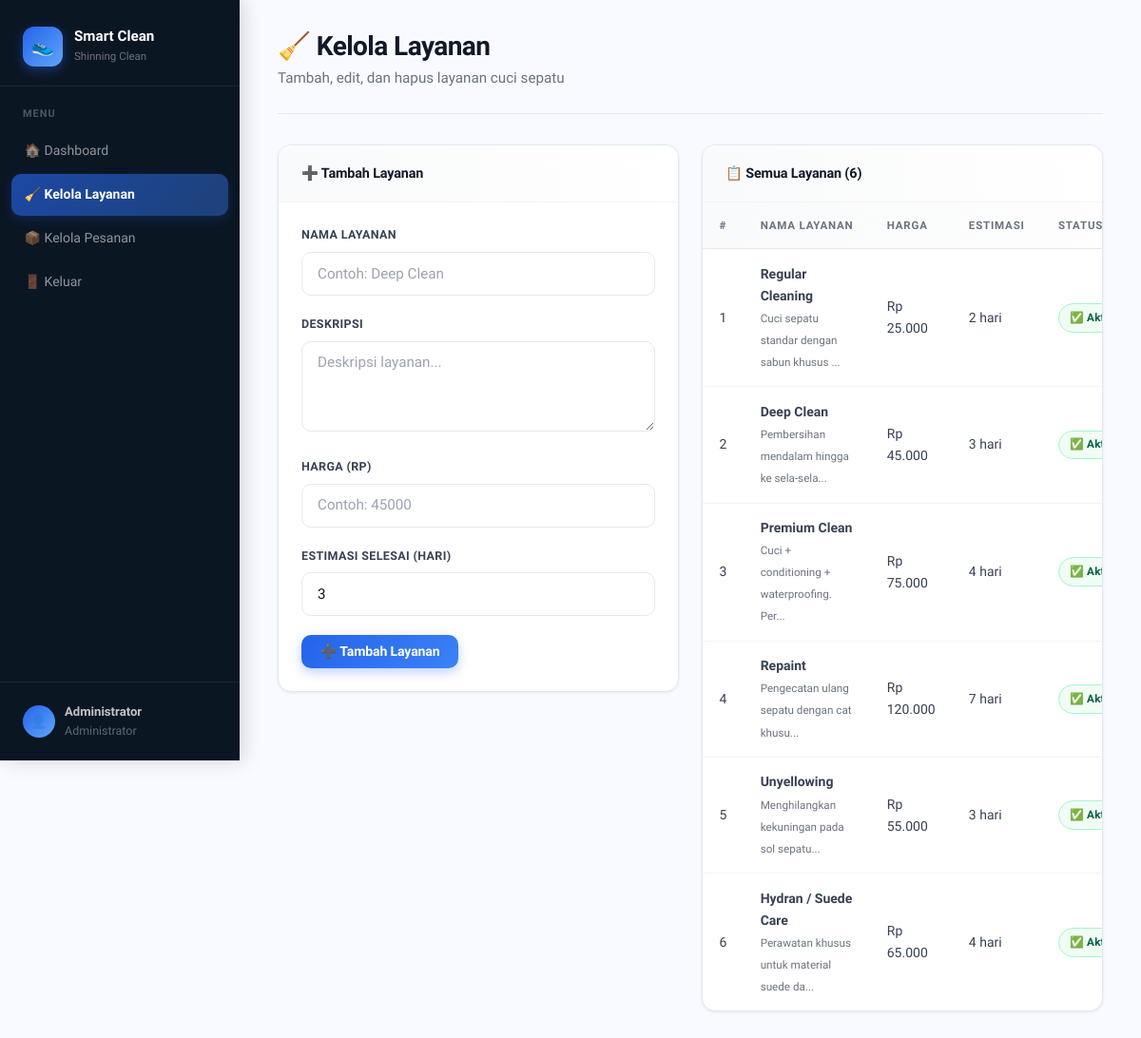
Screenshot of /admin/services.php (signed in) with the database file from the repository.
### tables this page shows
CREATE TABLE services (
    id INT AUTO_INCREMENT PRIMARY KEY,
    name VARCHAR(100) NOT NULL,
    description TEXT,
    price DECIMAL(10,2) NOT NULL,
    duration_days INT DEFAULT 3,
    is_active TINYINT(1) DEFAULT 1,
    created_at TIMESTAMP DEFAULT CURRENT_TIMESTAMP
);

### admin/services.php (the view, shortened to what this page needs)
<?php
require_once '../config/database.php';
$edit_data = null;
$services = $conn->query("SELECT * FROM services ORDER BY created_at DESC");
?>
<!DOCTYPE html>
<html lang="id">
<head>
<link rel="stylesheet" href="/smartclean/assets/css/style.css">
</head>
<body>
<div class="admin-layout">
    <aside class="sidebar">
        <div class="sidebar-brand">
            <div class="brand-icon">👟</div>
            <div>
                <h2>Smart Clean</h2>
                <p>Shinning Clean</p>
            </div>
        </div>
        <p class="sidebar-section-label">Menu</p>
        <ul class="sidebar-menu">
            <li><a href="dashboard.php">🏠 Dashboard</a></li>
            <li><a href="services.php" class="active">🧹 Kelola Layanan</a></li>
            <li><a href="orders.php">📦 Kelola Pesanan</a></li>
            <li><a href="/smartclean/proses/logout.php">🚪 Keluar</a></li>
        </ul>
        <div class="sidebar-user">
            <div class="sidebar-avatar">👤</div>
            <div>
                <strong><?= htmlspecialchars($_SESSION['user_name']) ?></strong>
                Administrator
            </div>
        </div>
    </aside>
    <main class="admin-content">
        <div class="page-header">
            <h1>🧹 Kelola Layanan</h1>
            <p>Tambah, edit, dan hapus layanan cuci sepatu</p>
        </div>
        <div style="display:grid;grid-template-columns:repeat(auto-fit, minmax(320px, 1fr));gap:1.5rem;align-items:start">
            <div class="card">
                <div class="card-header">
                    <?= $edit_data ? '✏️ Edit Layanan' : '➕ Tambah Layanan' ?>
                </div>
                <div class="card-body">
                    <form method="POST" action="/smartclean/proses/servis_proses.php">
                        <div class="form-group">
                            <label class="form-label">Nama Layanan</label>
                            <input type="text" name="name" class="form-control"
                                   value="<?= htmlspecialchars($edit_data['name'] ?? '') ?>"
                                   placeholder="Contoh: Deep Clean" required>
                        </div>
                        <div class="form-group">
                            <label class="form-label">Deskripsi</label>
                            <textarea name="description" class="form-control"
                                      placeholder="Deskripsi layanan..."><?= htmlspecialchars($edit_data['description'] ?? '') ?></textarea>
                        </div>
                        <div class="form-group">
                            <label class="form-label">Harga (Rp)</label>
                            <input type="number" name="price" class="form-control"
                                   value="<?= $edit_data['price'] ?? '' ?>"
                                   min="1000" placeholder="Contoh: 45000" required>
                        </div>
                        <div class="form-group">
                            <label class="form-label">Estimasi Selesai (hari)</label>
                            <input type="number" name="duration_days" class="form-control"
                                   value="<?= $edit_data['duration_days'] ?? 3 ?>"
                                   min="1" max="30" required>
                        </div>
                        <div class="d-flex gap-1">
                            <button type="submit" class="btn btn-primary">
                                <?= $edit_data ? '💾 Simpan Perubahan' : '➕ Tambah Layanan' ?>
                            </button>
                        </div>
                    </form>
                </div>
            </div>
            <div class="card">
                <div class="card-header">📋 Semua Layanan (<?= $services->num_rows ?>)</div>
                <div class="table-wrapper">
                    <?php if ($services->num_rows > 0): ?>
                    <table>
                        <thead>
                            <tr>
                                <th>#</th>
                                <th>Nama Layanan</th>
                                <th>Harga</th>
                                <th>Estimasi</th>
                                <th>Status</th>
                            </tr>
                        </thead>
                        <tbody>
                        <?php $n = 1; while ($s = $services->fetch_assoc()): ?>
                            <tr>
                                <td><?= $n++ ?></td>
                                <td>
                                    <strong><?= htmlspecialchars($s['name']) ?></strong>
                                    <?php if ($s['description']): ?>
                                    <br><small style="color:#6b7280"><?= htmlspecialchars(mb_substr($s['description'], 0, 40)) ?>...</small>
                                    <?php endif; ?>
                                </td>
                                <td>Rp <?= number_format($s['price'], 0, ',', '.') ?></td>
                                <td><?= $s['duration_days'] ?> hari</td>
                                <td>
                                    <?php if ($s['is_active']): ?>
                                    <span class="badge badge-success">✅ Aktif</span>
                                    <?php else: ?>
                                    <span class="badge badge-danger">❌ Nonaktif</span>
                                    <?php endif; ?>
                                </td>
                            </tr>
                        <?php endwhile; ?>
                        </tbody>
                    </table>
                    <?php endif; ?>
                </div>
            </div>
        </div>
    </main>
</div>
</body>
</html>

### rows the page displays
services: name "Regular Cleaning", description "Cuci sepatu standar dengan sabun khusus", price "25.000", duration_days "2"
services: name "Deep Clean", description "Pembersihan mendalam hingga ke sela-sela", price "45.000", duration_days "3"
services: name "Premium Clean", description "Cuci + conditioning + waterproofing. Per", price "75.000", duration_days "4"
services: name "Repaint", description "Pengecatan ulang sepatu dengan cat khusu", price "120.000", duration_days "7"
services: name "Unyellowing", description "Menghilangkan kekuningan pada sol sepatu", price "55.000", duration_days "3"
services: name "Hydran / Suede Care", description "Perawatan khusus untuk material suede da", price "65.000", duration_days "4"

### other values shown
$_SESSION['user_name'] "Administrator"
$services->num_rows "6"
